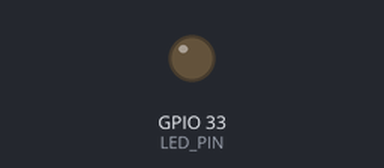
Bench run of a sketch on a simulated ESP32. Parts: output pins drawn as LEDs (lit = HIGH). WiFi joins after 1.5 s; servers stay silent unless stated; the camera gives no picture; what the sketch prints to the serial monitor is not drawn.

Above: at 0.0 s.
At 4.6 s:
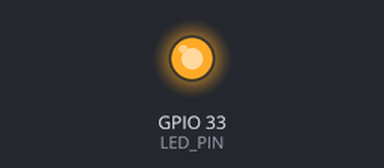
Timing chart, 0 to 6.1 s (numbered marks = the images above):
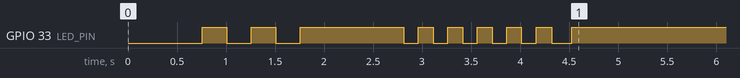

The sketch:

esp32cam_stream.ino
```cpp
// ============================================================
//  ESP32-CAM – Stream Server  v3  (WiFi robust version)
//  Fixes: brownout disabled, longer retry, boot delay,
//         keeps retrying forever, better Serial diagnostics
// ============================================================
//
//  BOARD:  AI Thinker ESP32-CAM
//  POWER:  5V at least 500mA dedicated supply
//          GND must be common with ESP32 board
//
//  FLASH METHOD (using ESP32 as programmer):
//    ESP32 EN  → GND  (freezes ESP32 chip)
//    ESP32 TX  → ESP32-CAM UOR
//    ESP32 RX  → ESP32-CAM UOT
//    ESP32 5V  → ESP32-CAM 5V
//    ESP32 GND → ESP32-CAM GND
//    ESP32-CAM GPIO0 → GND  (flash mode)
//    After flash: remove GPIO0-GND wire, remove EN-GND wire, press RST
//
//  BOOT ORDER:
//    1. Power ESP32 controller first → wait 5 seconds
//    2. Then power ESP32-CAM
// ============================================================

// ── Disable brownout detector (fixes dim LED / power issues) ──
#include "soc/soc.h"
#include "soc/rtc_cntl_reg.h"

#include "esp_camera.h"
#include <WiFi.h>
#include "esp_http_server.h"
#include <ArduinoOTA.h>

// ─── WiFi ──────────────────────────────────────────────────
const char* WIFI_SSID = "CameraCarAP";
const char* WIFI_PASS = "cameracar123";

// ─── Static IP ─────────────────────────────────────────────
IPAddress CAM_IP (192, 168, 4, 3);
IPAddress GATEWAY(192, 168, 4, 1);
IPAddress SUBNET (255, 255, 255, 0);

// ─── LED pin (active LOW on AI Thinker) ────────────────────
#define LED_PIN 33

// ─── Camera pins (AI Thinker layout) ───────────────────────
#define PWDN_GPIO_NUM   32
#define RESET_GPIO_NUM  -1
#define XCLK_GPIO_NUM    0
#define SIOD_GPIO_NUM   26
#define SIOC_GPIO_NUM   27
#define Y9_GPIO_NUM     35
#define Y8_GPIO_NUM     34
#define Y7_GPIO_NUM     39
#define Y6_GPIO_NUM     36
#define Y5_GPIO_NUM     21
#define Y4_GPIO_NUM     19
#define Y3_GPIO_NUM     18
#define Y2_GPIO_NUM      5
#define VSYNC_GPIO_NUM  25
#define HREF_GPIO_NUM   23
#define PCLK_GPIO_NUM   22

// ─── Stream ────────────────────────────────────────────────
#define BOUNDARY "mjpegframe"
static const char* CT  = "multipart/x-mixed-replace;boundary=" BOUNDARY;
static const char* PHD = "\r\n--" BOUNDARY "\r\nContent-Type: image/jpeg\r\nContent-Length: %u\r\n\r\n";
httpd_handle_t streamSrv = NULL;

// ============================================================
//  STREAM HANDLER
// ============================================================
static esp_err_t streamHandler(httpd_req_t* req) {
  camera_fb_t* fb = NULL;
  esp_err_t res   = ESP_OK;
  char hbuf[80];

  httpd_resp_set_hdr(req, "Access-Control-Allow-Origin", "*");
  httpd_resp_set_hdr(req, "Cache-Control", "no-cache");
  res = httpd_resp_set_type(req, CT);
  if (res != ESP_OK) return res;

  digitalWrite(LED_PIN, LOW);   // LED ON while streaming

  while (true) {
    fb = esp_camera_fb_get();
    if (!fb) {
      Serial.println("[CAM] Frame grab failed");
      res = ESP_FAIL; break;
    }
    size_t hl = snprintf(hbuf, sizeof(hbuf), PHD, fb->len);
    res = httpd_resp_send_chunk(req, hbuf, hl);
    if (res == ESP_OK)
      res = httpd_resp_send_chunk(req, (const char*)fb->buf, fb->len);
    esp_camera_fb_return(fb);
    if (res != ESP_OK) break;
  }
  digitalWrite(LED_PIN, HIGH);  // LED OFF
  return res;
}

static esp_err_t rootHandler(httpd_req_t* req) {
  const char* pg =
    "<!DOCTYPE html><html><body style='background:#000;color:#0f0;"
    "font-family:monospace;padding:20px'>"
    "<h2>&#9679; ESP32-CAM Online</h2>"
    "<p>Stream: <a style='color:#0cf' href='/stream'>/stream</a></p>"
    "<p>IP: 192.168.4.3</p>"
    "</body></html>";
  httpd_resp_set_type(req, "text/html");
  httpd_resp_send(req, pg, strlen(pg));
  return ESP_OK;
}

bool startStreamServer() {
  if (streamSrv != NULL) return true;  // already running
  httpd_config_t cfg = HTTPD_DEFAULT_CONFIG();
  cfg.server_port = 80;
  cfg.ctrl_port   = 32768;
  httpd_uri_t su = {"/stream", HTTP_GET, streamHandler, NULL};
  httpd_uri_t ru = {"/",       HTTP_GET, rootHandler,   NULL};
  if (httpd_start(&streamSrv, &cfg) == ESP_OK) {
    httpd_register_uri_handler(streamSrv, &su);
    httpd_register_uri_handler(streamSrv, &ru);
    Serial.println("[HTTP] Stream server started OK");
    Serial.println("[HTTP] ► http://192.168.4.3/stream");
    return true;
  }
  Serial.println("[HTTP] Stream server FAILED");
  return false;
}

// ============================================================
//  CAMERA INIT
// ============================================================
bool initCam() {
  camera_config_t cfg;
  cfg.ledc_channel = LEDC_CHANNEL_0;
  cfg.ledc_timer   = LEDC_TIMER_0;
  cfg.pin_d0 = Y2_GPIO_NUM; cfg.pin_d1 = Y3_GPIO_NUM;
  cfg.pin_d2 = Y4_GPIO_NUM; cfg.pin_d3 = Y5_GPIO_NUM;
  cfg.pin_d4 = Y6_GPIO_NUM; cfg.pin_d5 = Y7_GPIO_NUM;
  cfg.pin_d6 = Y8_GPIO_NUM; cfg.pin_d7 = Y9_GPIO_NUM;
  cfg.pin_xclk     = XCLK_GPIO_NUM;
  cfg.pin_pclk     = PCLK_GPIO_NUM;
  cfg.pin_vsync    = VSYNC_GPIO_NUM;
  cfg.pin_href     = HREF_GPIO_NUM;
  cfg.pin_sscb_sda = SIOD_GPIO_NUM;
  cfg.pin_sscb_scl = SIOC_GPIO_NUM;
  cfg.pin_pwdn     = PWDN_GPIO_NUM;
  cfg.pin_reset    = RESET_GPIO_NUM;
  cfg.xclk_freq_hz = 20000000;
  cfg.pixel_format = PIXFORMAT_JPEG;

  if (psramFound()) {
    cfg.frame_size   = FRAMESIZE_VGA;   // 640×480
    cfg.jpeg_quality = 12;
    cfg.fb_count     = 2;
    Serial.println("[CAM] PSRAM found → VGA 640x480, quality=12");
  } else {
    cfg.frame_size   = FRAMESIZE_QVGA;  // 320×240 (safer)
    cfg.jpeg_quality = 15;
    cfg.fb_count     = 1;
    Serial.println("[CAM] No PSRAM → QVGA 320x240, quality=15");
  }

  esp_err_t err = esp_camera_init(&cfg);
  if (err != ESP_OK) {
    Serial.printf("[CAM] INIT FAILED! Error: 0x%x\n", err);
    Serial.println("[CAM] Check: ribbon cable seated? Board is AI Thinker?");
    return false;
  }

  // Improve image quality settings
  sensor_t* s = esp_camera_sensor_get();
  if (s) {
    s->set_brightness(s, 1);     // -2 to 2
    s->set_contrast(s, 1);       // -2 to 2
    s->set_saturation(s, 0);     // -2 to 2
    s->set_whitebal(s, 1);       // auto white balance
    s->set_awb_gain(s, 1);       // auto WB gain
    s->set_exposure_ctrl(s, 1);  // auto exposure
    s->set_aec2(s, 1);           // auto exposure correction
    s->set_gain_ctrl(s, 1);      // auto gain
    s->set_lenc(s, 1);           // lens correction
    s->set_hmirror(s, 0);        // 1 = mirror, 0 = normal
    s->set_vflip(s, 0);          // 1 = flip, 0 = normal
    Serial.println("[CAM] Image settings applied");
  }
  return true;
}

// ============================================================
//  WIFI CONNECT  –  retries forever, never gives up
// ============================================================
void connectWiFi() {
  Serial.printf("[WIFI] Connecting to '%s'...\n", WIFI_SSID);

  WiFi.disconnect(true);
  delay(500);
  WiFi.mode(WIFI_STA);
  WiFi.config(CAM_IP, GATEWAY, SUBNET);
  WiFi.begin(WIFI_SSID, WIFI_PASS);

  int attempt = 0;
  while (WiFi.status() != WL_CONNECTED) {
    // Blink LED fast while connecting
    digitalWrite(LED_PIN, LOW);  delay(150);
    digitalWrite(LED_PIN, HIGH); delay(150);

    attempt++;
    if (attempt % 10 == 0) {
      Serial.printf("[WIFI] Still trying... attempt %d\n", attempt);
      Serial.printf("[WIFI] Make sure ESP32 controller is powered ON first!\n");

      // Every 20 failed attempts, reset WiFi and retry
      if (attempt % 20 == 0) {
        Serial.println("[WIFI] Resetting WiFi and retrying...");
        WiFi.disconnect(true);
        delay(1000);
        WiFi.mode(WIFI_STA);
        WiFi.config(CAM_IP, GATEWAY, SUBNET);
        WiFi.begin(WIFI_SSID, WIFI_PASS);
      }
    } else {
      Serial.print(".");
    }
  }

  Serial.println();
  Serial.println("[WIFI] ✓ CONNECTED!");
  Serial.printf("[WIFI] IP address: %s\n", WiFi.localIP().toString().c_str());
  Serial.printf("[WIFI] Expected:   192.168.4.3\n");

  if (WiFi.localIP() != CAM_IP) {
    Serial.println("[WIFI] WARNING: Got different IP than expected!");
    Serial.println("[WIFI] Stream will be at: http://" + WiFi.localIP().toString() + "/stream");
  }

  // Solid LED = connected
  digitalWrite(LED_PIN, LOW);
  delay(200);
  digitalWrite(LED_PIN, HIGH);
}

// ============================================================
//  SETUP
// ============================================================
void setup() {
  Serial.begin(115200);
  delay(500);  // let serial settle

  // ── CRITICAL: Disable brownout detector first thing
  //    This prevents resets caused by slight voltage drops
  WRITE_PERI_REG(RTC_CNTL_BROWN_OUT_REG, 0);
  Serial.println("\n\n=== ESP32-CAM Stream Server v3 ===");
  Serial.println("[SYS] Brownout detector disabled");

  // LED setup
  pinMode(LED_PIN, OUTPUT);
  digitalWrite(LED_PIN, HIGH);  // OFF (active low)

  // ── Small boot delay so ESP32 AP has time to start up
  Serial.println("[SYS] Waiting 3s for ESP32 AP to be ready...");
  for (int i = 3; i > 0; i--) {
    Serial.printf("[SYS] Starting in %d...\n", i);
    digitalWrite(LED_PIN, LOW);  delay(250);
    digitalWrite(LED_PIN, HIGH); delay(250);
  }

  // ── Init camera
  if (!initCam()) {
    Serial.println("[SYS] Camera failed. Halting.");
    while (true) {  // blink SOS
      for (int i=0; i<3; i++){digitalWrite(LED_PIN,LOW);delay(200);digitalWrite(LED_PIN,HIGH);delay(200);}
      delay(600);
    }
  }
  Serial.println("[CAM] ✓ Camera initialized");

  // ── Connect WiFi (retries forever)
  connectWiFi();

  // ── OTA wireless updates
  ArduinoOTA.setHostname("esp32cam-car");
  ArduinoOTA.setPassword("car123ota");
  ArduinoOTA.onStart([]() { Serial.println("[OTA] Starting..."); });
  ArduinoOTA.onEnd([]()   { Serial.println("[OTA] Done!"); });
  ArduinoOTA.onError([](ota_error_t e) { Serial.printf("[OTA] Error[%u]\n", e); });
  ArduinoOTA.begin();
  Serial.println("[OTA] Ready");

  // ── Start stream server
  startStreamServer();

  Serial.println("\n══════════════════════════════════");
  Serial.println("  ESP32-CAM is READY");
  Serial.println("  Stream: http://192.168.4.3/stream");
  Serial.println("══════════════════════════════════\n");
}

// ============================================================
//  LOOP
// ============================================================
void loop() {
  ArduinoOTA.handle();

  // Auto-reconnect if WiFi drops
  static unsigned long lastCheck = 0;
  if (millis() - lastCheck > 5000) {
    lastCheck = millis();
    if (WiFi.status() != WL_CONNECTED) {
      Serial.println("[WIFI] Connection lost! Reconnecting...");
      streamSrv = NULL;
      connectWiFi();
      startStreamServer();
    }
  }

  delay(50);
}
```
